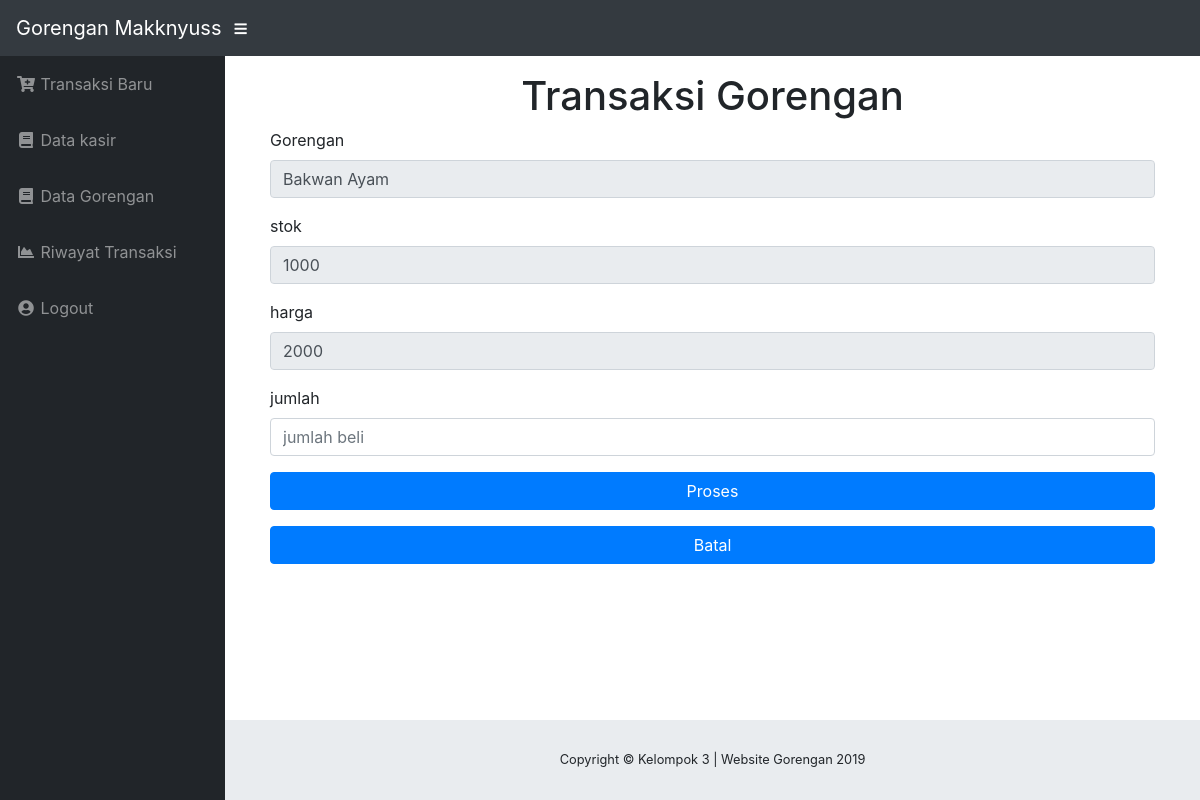
Page /transaksi.php?id=GRG001 (signed in) on the committed database.
### tables this page shows
CREATE TABLE `gorengan` (
  `id_gorengan` varchar(11) NOT NULL,
  `gorengan` varchar(50) NOT NULL,
  `harga` int(11) NOT NULL,
  `stok` int(11) NOT NULL
);

### transaksi.php (the view, shortened to what this page needs)
<?php
require 'config.php';
$id = $_GET['id'];
$query = $conn->query("SELECT * FROM gorengan WHERE id_gorengan = '$id'");
$result = $query->fetch_assoc();
?>
<!DOCTYPE html>
<html lang="en">
<head>
    <link href="vendor/bootstrap/css/bootstrap.min.css" rel="stylesheet">
    <link href="vendor/fontawesome-free/css/all.min.css" rel="stylesheet" type="text/css">
    <link href="vendor/datatables/dataTables.bootstrap4.css" rel="stylesheet">
    <link href="css/sb-admin.css" rel="stylesheet">
</head>
<body id="page-top">
    <?php include 'menu.php'; ?>
    <div id="content-wrapper">
        <h1 class="text-center">Transaksi Gorengan</h1>
        <div class="container">
            <div class="col-md-12">
                <form action="" method="post">
                    <div class="form-group col-md-12">
                        <label for="gorengan">Gorengan</label>
                        <input type="text" class="form-control" id="gorengan" name="gorengan" value="<?= $result['gorengan']; ?>" readonly>
                    </div>
                    <div class="form-group col-md-12">
                        <label for="stok">stok</label>
                        <input type="text" class="form-control" id="stok" name="stok" value="<?= $result['stok']; ?>" readonly>
                    </div>
                    <div class="form-group col-md-12">
                        <label for="harga">harga</label>
                        <input type="text" class="form-control" id="harga" name="harga" value="<?= $result['harga']; ?>" readonly>
                    </div>
                    <div class="form-group col-md-12">
                        <label for="jumlah">jumlah</label>
                        <input type="number" class="form-control" id="jumlah" name="jumlah" placeholder="jumlah beli " min="0" max="<?= $result['stok'] ?>" autofocus required>
                    </div>
                    <div class="form-group col-md-12 text-center">
                        <button class="btn btn-primary btn-block" name="proses">Proses</button>
                    </div>
                    <div class="form-group col-md-12 text-center">
                        <a class="btn btn-primary btn-block" href="index.php">Batal</a>
                    </div>
                </form>
            </div>
        </div>
        <?php include 'footer.php'; ?>
    </div>
    </div>
</body>
</html>

### css/sb-admin.css (style rules this page uses)
html { position: relative; min-height: 100%; }
body { height: 100%; }
#wrapper #content-wrapper { overflow-x: hidden; width: 100%; padding-top: 1rem; padding-bottom: 80px; }
:root { --input-padding-x: 0.75rem; --input-padding-y: 0.75rem; }

### rows in the picture
gorengan: gorengan "Bakwan Ayam", stok "1000", harga "2000"
